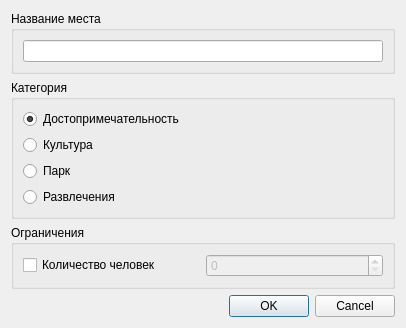
<?xml version="1.0" encoding="UTF-8"?>
<ui version="4.0">
 <class>PlaceDialog</class>
 <widget class="QDialog" name="PlaceDialog">
  <property name="geometry">
   <rect>
    <x>0</x>
    <y>0</y>
    <width>406</width>
    <height>296</height>
   </rect>
  </property>
  <property name="windowTitle">
   <string>Описание места</string>
  </property>
  <layout class="QVBoxLayout" name="verticalLayout">
   <item>
    <layout class="QVBoxLayout" name="verticalLayout_2">
     <item>
      <widget class="QGroupBox" name="groupBox">
       <property name="title">
        <string>Название места</string>
       </property>
       <layout class="QHBoxLayout" name="horizontalLayout">
        <item>
         <widget class="QLineEdit" name="lineEdit"/>
        </item>
       </layout>
      </widget>
     </item>
     <item>
      <widget class="QGroupBox" name="groupBox_2">
       <property name="title">
        <string>Категория</string>
       </property>
       <layout class="QVBoxLayout" name="verticalLayout_4">
        <item>
         <widget class="QRadioButton" name="sightRadioButton">
          <property name="text">
           <string>Достопримечательность</string>
          </property>
          <property name="checked">
           <bool>true</bool>
          </property>
         </widget>
        </item>
        <item>
         <widget class="QRadioButton" name="cultureRadioButton">
          <property name="text">
           <string>Культура</string>
          </property>
         </widget>
        </item>
        <item>
         <widget class="QRadioButton" name="parkRadioButton">
          <property name="text">
           <string>Парк</string>
          </property>
         </widget>
        </item>
        <item>
         <widget class="QRadioButton" name="entertainmentRadioButton">
          <property name="text">
           <string>Развлечения</string>
          </property>
         </widget>
        </item>
       </layout>
      </widget>
     </item>
     <item>
      <widget class="QGroupBox" name="groupBox_3">
       <property name="title">
        <string>Ограничения</string>
       </property>
       <layout class="QHBoxLayout" name="horizontalLayout_2">
        <item>
         <layout class="QVBoxLayout" name="verticalLayout_3">
          <item>
           <layout class="QHBoxLayout" name="horizontalLayout_3">
            <item>
             <widget class="QCheckBox" name="checkBox">
              <property name="text">
               <string>Количество человек</string>
              </property>
             </widget>
            </item>
            <item>
             <widget class="QSpinBox" name="spinBox">
              <property name="enabled">
               <bool>false</bool>
              </property>
             </widget>
            </item>
           </layout>
          </item>
         </layout>
        </item>
       </layout>
      </widget>
     </item>
    </layout>
   </item>
   <item>
    <widget class="QDialogButtonBox" name="buttonBox">
     <property name="orientation">
      <enum>Qt::Horizontal</enum>
     </property>
     <property name="standardButtons">
      <set>QDialogButtonBox::Cancel|QDialogButtonBox::Ok</set>
     </property>
    </widget>
   </item>
  </layout>
 </widget>
 <resources/>
 <connections>
  <connection>
   <sender>buttonBox</sender>
   <signal>accepted()</signal>
   <receiver>PlaceDialog</receiver>
   <slot>accept()</slot>
   <hints>
    <hint type="sourcelabel">
     <x>248</x>
     <y>254</y>
    </hint>
    <hint type="destinationlabel">
     <x>157</x>
     <y>274</y>
    </hint>
   </hints>
  </connection>
  <connection>
   <sender>buttonBox</sender>
   <signal>rejected()</signal>
   <receiver>PlaceDialog</receiver>
   <slot>reject()</slot>
   <hints>
    <hint type="sourcelabel">
     <x>316</x>
     <y>260</y>
    </hint>
    <hint type="destinationlabel">
     <x>286</x>
     <y>274</y>
    </hint>
   </hints>
  </connection>
 </connections>
</ui>
